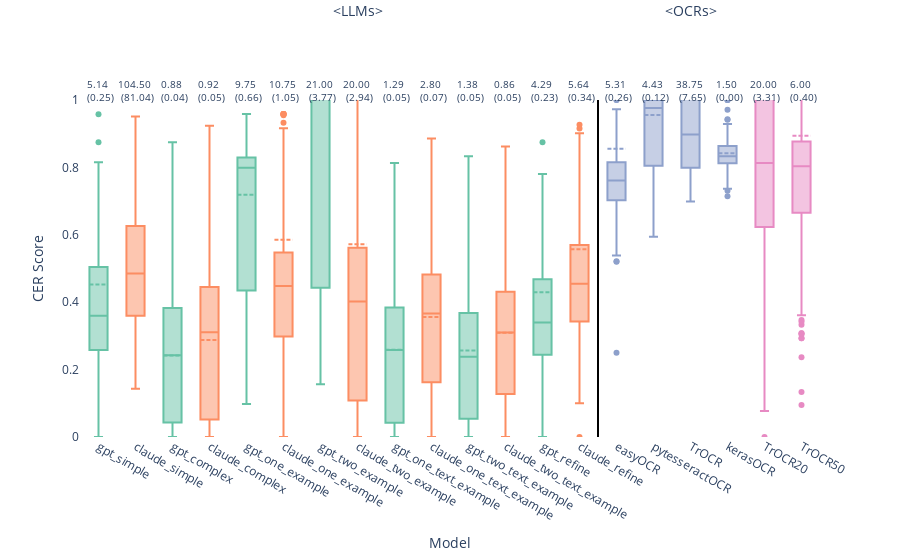

Notebook code for this chart:
### Code cell
llm_order = ['gpt_simple', 'claude_simple', 'gpt_complex', 'claude_complex',
             'gpt_one_example', 'claude_one_example', 'gpt_two_example', 'claude_two_example', 
             'gpt_one_text_example', 'claude_one_text_example', 'gpt_two_text_example', 'claude_two_text_example', 
             'gpt_refine', 'claude_refine']
ocr_order = ['easyOCR', 'pytesseractOCR', 'TrOCR', 'kerasOCR'] 
ocr_ft_order = ['TrOCR20', 'TrOCR50']


gpt_color = px.colors.qualitative.Set2[0]
claude_color = px.colors.qualitative.Set2[1]
ocr_color = px.colors.qualitative.Set2[2]
ocr_ft_color = px.colors.qualitative.Set2[3]


fig = go.Figure()

for model in llm_order:
    if 'gpt' in model:
        fig.add_trace(go.Box(
            x=cer_df[cer_df['model'] == model]['model'], 
            y=cer_df[cer_df['model'] == model]['cer'],
            name=model,
            boxmean=True,
            marker=dict(color=gpt_color) 
        ))
    else:
        fig.add_trace(go.Box(
            x=cer_df[cer_df['model'] == model]['model'], 
            y=cer_df[cer_df['model'] == model]['cer'],
            name=model,
            boxmean=True,
            marker=dict(color=claude_color) 
        ))
# Add traces for OCR models with a different color
for model in ocr_order:
    fig.add_trace(go.Box(
        x=cer_df[cer_df['model'] == model]['model'], 
        y=cer_df[cer_df['model'] == model]['cer'],
        name=model,
        boxmean=True,
        marker=dict(color=ocr_color)  # Assign OCR color
    ))

# Add traces for OCR fine-tuned models with another color
for model in ocr_ft_order:
    fig.add_trace(go.Box(
        x=cer_df[cer_df['model'] == model]['model'], 
        y=cer_df[cer_df['model'] == model]['cer'],
        name=model,
        boxmean=True,
        marker=dict(color=ocr_ft_color)  # Assign OCR fine-tuned color
    ))

# Get the start and midpoint of each group
ocr_start_index = len(llm_order)  # The first position of ocr_order
ocr_ft_start_index = ocr_start_index + len(ocr_order)  # Start of ocr_ft_order
llm_midpoint = ocr_start_index / 2  # Midpoint of LLM models for placing the text
ocr_midpoint = ocr_start_index + (len(ocr_order) / 2)  # Midpoint of OCR models for placing the text

# Update the layout with custom category ordering, vertical line, and annotations
fig.update_layout(
    # title='CER Scores',
    xaxis_title='Model',
    yaxis_title='CER Score',
    # margin=dict(l=10, r=10, t=10, b=10),
    plot_bgcolor='rgba(0,0,0,0)',
    xaxis=dict(
        categoryorder='array',  # Set ordering to be custom
        categoryarray=llm_order + ocr_order + ocr_ft_order  # Concatenate the model orders
    ),
    yaxis = dict(range=[0, 1]),
    showlegend=False,
    shapes=[
        # Add a vertical line between LLM and OCR models
        dict(
            type="line",
            x0=ocr_start_index - 0.5,  # Place the line between the two groups
            x1=ocr_start_index - 0.5,
            y0=0,
            y1=1,
            xref="x",
            yref="paper",  # Stretch the line across the plot's full height
            line=dict(color="black", width=2)
        )
    ],
    annotations=[
        # Add annotation for LLMs above LLM models
        dict(
            x=llm_midpoint,  # Midpoint of LLM models
            y=1.3,  # Position above the plot
            xref='x',
            yref='paper',
            text='<LLMs>',
            showarrow=False,
            font=dict(size=14)
        ),
        # Add annotation for OCRs above OCR models
        dict(
            x=ocr_midpoint,  # Midpoint of OCR models
            y=1.3,  # Position above the plot
            xref='x',
            yref='paper',
            text='<OCRs>',
            showarrow=False,
            font=dict(size=14)
        )
    ]
)

for model in llm_order + ocr_order + ocr_ft_order:
    model_data = cer_df[cer_df['model'] == model]['cer'].dropna()  
    max_value = model_data.max()  # Calculate max
    med_value = model_data.median()  # Calculate median
    variance = model_data.var()  # Calculate variance
    
    fig.add_annotation(
        x=model,  # Model name on x-axis
        y=1,  # Max value on y-axis
        text=f'{max_value:.2f} <br> ({variance:.2f})',  # Format the text
        showarrow=False,
        yshift=10,  # Position the text above the max value
        font=dict(size=10)
    )

fig.show()

### Figure 1 — Plotly figure (JSON) as saved in the notebook; plotly's stock layout.template omitted (floating-point values rounded to 4 significant figures; data arrays with more than 128 entries replaced by an {"elided": "..."} marker saying what was removed)
{"data": [{"boxmean": true, "marker": {"color": "rgb(102,194,165)"}, "name": "gpt_simple", "type": "box", "x": {"elided": "283 str values"}, "y": {"elided": "283 float values"}}, {"boxmean": true, "marker": {"color": "rgb(252,141,98)"}, "name": "claude_simple", "type": "box", "x": {"elided": "283 str values"}, "y": {"elided": "283 float values"}}, {"boxmean": true, "marker": {"color": "rgb(102,194,165)"}, "name": "gpt_complex", "type": "box", "x": {"elided": "283 str values"}, "y": {"elided": "283 float values"}}, {"boxmean": true, "marker": {"color": "rgb(252,141,98)"}, "name": "claude_complex", "type": "box", "x": {"elided": "283 str values"}, "y": {"elided": "283 float values"}}, {"boxmean": true, "marker": {"color": "rgb(102,194,165)"}, "name": "gpt_one_example", "type": "box", "x": {"elided": "282 str values"}, "y": {"elided": "282 float values"}}, {"boxmean": true, "marker": {"color": "rgb(252,141,98)"}, "name": "claude_one_example", "type": "box", "x": {"elided": "282 str values"}, "y": {"elided": "282 float values"}}, {"boxmean": true, "marker": {"color": "rgb(102,194,165)"}, "name": "gpt_two_example", "type": "box", "x": {"elided": "281 str values"}, "y": {"elided": "281 float values"}}, {"boxmean": true, "marker": {"color": "rgb(252,141,98)"}, "name": "claude_two_example", "type": "box", "x": {"elided": "281 str values"}, "y": {"elided": "281 float values"}}, {"boxmean": true, "marker": {"color": "rgb(102,194,165)"}, "name": "gpt_one_text_example", "type": "box", "x": {"elided": "282 str values"}, "y": {"elided": "282 float values"}}, {"boxmean": true, "marker": {"color": "rgb(252,141,98)"}, "name": "claude_one_text_example", "type": "box", "x": {"elided": "282 str values"}, "y": {"elided": "282 float values"}}, {"boxmean": true, "marker": {"color": "rgb(102,194,165)"}, "name": "gpt_two_text_example", "type": "box", "x": {"elided": "281 str values"}, "y": {"elided": "281 float values"}}, {"boxmean": true, "marker": {"color": "rgb(252,141,98)"}, "name": "claude_two_text_example", "type": "box", "x": {"elided": "281 str values"}, "y": {"elided": "281 float values"}}, {"boxmean": true, "marker": {"color": "rgb(102,194,165)"}, "name": "gpt_refine", "type": "box", "x": {"elided": "283 str values"}, "y": {"elided": "283 float values"}}, {"boxmean": true, "marker": {"color": "rgb(252,141,98)"}, "name": "claude_refine", "type": "box", "x": {"elided": "283 str values"}, "y": {"elided": "283 float values"}}, {"boxmean": true, "marker": {"color": "rgb(141,160,203)"}, "name": "easyOCR", "type": "box", "x": {"elided": "283 str values"}, "y": {"elided": "283 float values"}}, {"boxmean": true, "marker": {"color": "rgb(141,160,203)"}, "name": "pytesseractOCR", "type": "box", "x": {"elided": "283 str values"}, "y": {"elided": "283 float values"}}, {"boxmean": true, "marker": {"color": "rgb(141,160,203)"}, "name": "TrOCR", "type": "box", "x": {"elided": "283 str values"}, "y": {"elided": "283 float values"}}, {"boxmean": true, "marker": {"color": "rgb(141,160,203)"}, "name": "kerasOCR", "type": "box", "x": {"elided": "283 str values"}, "y": {"elided": "283 float values"}}, {"boxmean": true, "marker": {"color": "rgb(231,138,195)"}, "name": "TrOCR20", "type": "box", "x": {"elided": "210 str values"}, "y": {"elided": "210 float values"}}, {"boxmean": true, "marker": {"color": "rgb(231,138,195)"}, "name": "TrOCR50", "type": "box", "x": {"elided": "131 str values"}, "y": {"elided": "131 float values"}}], "layout": {"annotations": [{"font": {"size": 14}, "showarrow": false, "text": "<LLMs>", "x": 7, "xref": "x", "y": 1.3, "yref": "paper"}, {"font": {"size": 14}, "showarrow": false, "text": "<OCRs>", "x": 16, "xref": "x", "y": 1.3, "yref": "paper"}, {"font": {"size": 10}, "showarrow": false, "text": "5.14 <br> (0.25)", "x": "gpt_simple", "y": 1, "yshift": 10}, {"font": {"size": 10}, "showarrow": false, "text": "104.50 <br> (81.04)", "x": "claude_simple", "y": 1, "yshift": 10}, {"font": {"size": 10}, "showarrow": false, "text": "0.88 <br> (0.04)", "x": "gpt_complex", "y": 1, "yshift": 10}, {"font": {"size": 10}, "showarrow": false, "text": "0.92 <br> (0.05)", "x": "claude_complex", "y": 1, "yshift": 10}, {"font": {"size": 10}, "showarrow": false, "text": "9.75 <br> (0.66)", "x": "gpt_one_example", "y": 1, "yshift": 10}, {"font": {"size": 10}, "showarrow": false, "text": "10.75 <br> (1.05)", "x": "claude_one_example", "y": 1, "yshift": 10}, {"font": {"size": 10}, "showarrow": false, "text": "21.00 <br> (3.77)", "x": "gpt_two_example", "y": 1, "yshift": 10}, {"font": {"size": 10}, "showarrow": false, "text": "20.00 <br> (2.94)", "x": "claude_two_example", "y": 1, "yshift": 10}, {"font": {"size": 10}, "showarrow": false, "text": "1.29 <br> (0.05)", "x": "gpt_one_text_example", "y": 1, "yshift": 10}, {"font": {"size": 10}, "showarrow": false, "text": "2.80 <br> (0.07)", "x": "claude_one_text_example", "y": 1, "yshift": 10}, {"font": {"size": 10}, "showarrow": false, "text": "1.38 <br> (0.05)", "x": "gpt_two_text_example", "y": 1, "yshift": 10}, {"font": {"size": 10}, "showarrow": false, "text": "0.86 <br> (0.05)", "x": "claude_two_text_example", "y": 1, "yshift": 10}, {"font": {"size": 10}, "showarrow": false, "text": "4.29 <br> (0.23)", "x": "gpt_refine", "y": 1, "yshift": 10}, {"font": {"size": 10}, "showarrow": false, "text": "5.64 <br> (0.34)", "x": "claude_refine", "y": 1, "yshift": 10}, {"font": {"size": 10}, "showarrow": false, "text": "5.31 <br> (0.26)", "x": "easyOCR", "y": 1, "yshift": 10}, {"font": {"size": 10}, "showarrow": false, "text": "4.43 <br> (0.12)", "x": "pytesseractOCR", "y": 1, "yshift": 10}, {"font": {"size": 10}, "showarrow": false, "text": "38.75 <br> (7.65)", "x": "TrOCR", "y": 1, "yshift": 10}, {"font": {"size": 10}, "showarrow": false, "text": "1.50 <br> (0.00)", "x": "kerasOCR", "y": 1, "yshift": 10}, {"font": {"size": 10}, "showarrow": false, "text": "20.00 <br> (3.31)", "x": "TrOCR20", "y": 1, "yshift": 10}, {"font": {"size": 10}, "showarrow": false, "text": "6.00 <br> (0.40)", "x": "TrOCR50", "y": 1, "yshift": 10}], "plot_bgcolor": "rgba(0,0,0,0)", "shapes": [{"line": {"color": "black", "width": 2}, "type": "line", "x0": 13.5, "x1": 13.5, "xref": "x", "y0": 0, "y1": 1, "yref": "paper"}], "showlegend": false, "xaxis": {"categoryarray": ["gpt_simple", "claude_simple", "gpt_complex", "claude_complex", "gpt_one_example", "claude_one_example", "gpt_two_example", "claude_two_example", "gpt_one_text_example", "claude_one_text_example", "gpt_two_text_example", "claude_two_text_example", "gpt_refine", "claude_refine", "easyOCR", "pytesseractOCR", "TrOCR", "kerasOCR", "TrOCR20", "TrOCR50"], "categoryorder": "array", "title": {"text": "Model"}}, "yaxis": {"range": [0, 1], "title": {"text": "CER Score"}}}}
